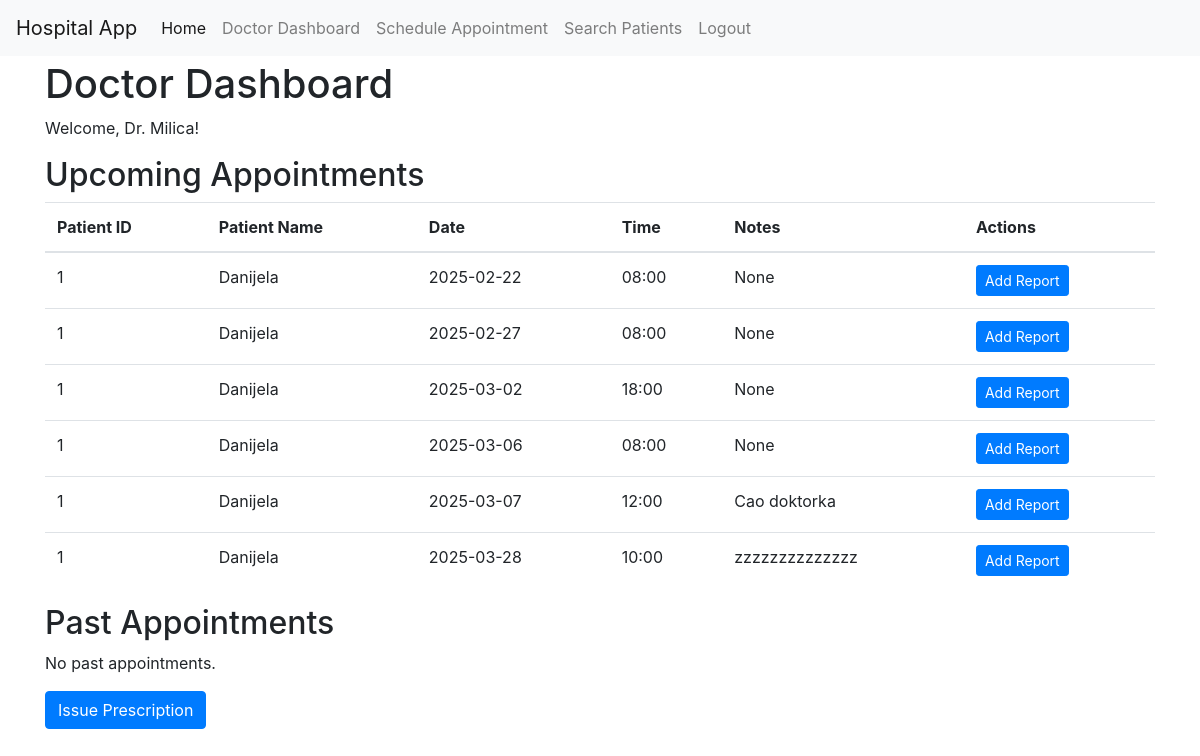
The app's page /doctor/dashboard (signed in), older data.
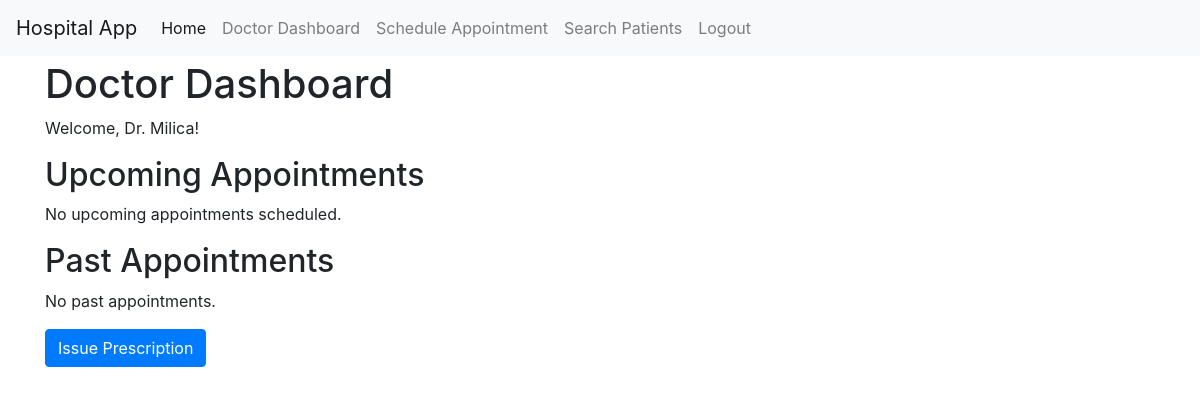
The same page, newer data.
### models.py (models this page shows, shortened)
class Appointment(db.Model):
    __tablename__ = 'appointment'
    id = db.Column(db.Integer, primary_key=True)
    appointment_date = db.Column(db.Date, nullable=False)
    appointment_time = db.Column(db.Time, nullable=False)
    patient_id = db.Column(db.Integer, db.ForeignKey('user.id'), nullable=False)
    doctor_id = db.Column(db.Integer, db.ForeignKey('user.id'), nullable=False)
    patient = db.relationship('User', foreign_keys=[patient_id], backref='patient_appointments')
    notes = db.Column(db.Text, nullable=True)

class User(UserMixin, db.Model):
    __tablename__ = 'user'
    id = db.Column(db.Integer, primary_key=True)
    email = db.Column(db.String(120), index=True, unique=True, nullable=False)
    password_hash = db.Column(db.String(128), nullable=False)
    role = db.Column(db.String(20), default='patient', nullable=False)  # role: admin, doctor, patient
    appointments = db.relationship('Appointment', backref='doctor', lazy=True, foreign_keys='Appointment.doctor_id')  # Specify foreign key
    medical_records = db.relationship('MedicalRecord', backref='patient', lazy=True)
    name = db.Column(db.String(64), index=True)
    specialization = db.Column(db.String(100), nullable=True)
    position = db.Column(db.String(100), nullable=True)  # Staff

### app.py (the view)
@app.route('/doctor/dashboard')
@login_required
def doctor_dashboard():
    if current_user.role != 'doctor':
        return "You are not authorized to access this page."
    now = datetime.now()
    appointments = Appointment.query.filter_by(doctor_id=current_user.id).order_by(Appointment.appointment_date, Appointment.appointment_time).all()
    upcoming_appointments = [appointment for appointment in appointments if datetime.combine(appointment.appointment_date, appointment.appointment_time) >= now]
    past_appointments = [appointment for appointment in appointments if datetime.combine(appointment.appointment_date, appointment.appointment_time) < now]
    return render_template('doctor/dashboard.html', upcoming_appointments=upcoming_appointments, past_appointments=past_appointments)

### app.py (called while the page is built)
@login_manager.user_loader
def load_user(user_id):
    return db.session.get(User, int(user_id))

### templates/doctor/dashboard.html (shortened to what this page needs)
<!DOCTYPE html>
<html lang="en">
	<head>
	</head>
	<body>
		{% extends 'base.html' %} {% block content %}
		<h1>Doctor Dashboard</h1>
		<p>Welcome, Dr. {{ current_user.name }}!</p>
		<h2>Upcoming Appointments</h2>
		{% if upcoming_appointments %}
		<table class="table">
			<thead>
				<tr>
					<th>Patient ID</th>
					<th>Patient Name</th>
					<th>Date</th>
					<th>Time</th>
					<th>Notes</th>
					<th>Actions</th>
				</tr>
			</thead>
			<tbody>
				{% for appointment in upcoming_appointments %}
				<tr>
					<td>{{ appointment.patient_id }}</td>
					<td>{{ appointment.patient.name }}</td>
					<td>{{ appointment.appointment_date }}</td>
					<td>
						{{ appointment.appointment_time.strftime('%H:%M') }}
					</td>
					<td>{{ appointment.notes }}</td>
					<td>
						<a
							href="{{ url_for('add_report', appointment_id=appointment.id) }}"
							class="btn btn-primary btn-sm"
							>Add Report</a
						>
					</td>
				</tr>
				{% endfor %}
			</tbody>
		</table>
		{% else %}
		<p>No upcoming appointments scheduled.</p>
		{% endif %}
		<h2>Past Appointments</h2>
		{% if past_appointments %}
		<table class="table">
			<thead>
				<tr>
					<th>Patient ID</th>
					<th>Patient Name</th>
					<th>Date</th>
					<th>Time</th>
					<th>Notes</th>
				</tr>
			</thead>
			<tbody>
				{% for appointment in past_appointments %}
				<tr>
					<td>{{ appointment.patient_id }}</td>
					<td>{{ appointment.patient.name }}</td>
					<td>{{ appointment.appointment_date }}</td>
					<td>
						{{ appointment.appointment_time.strftime('%H:%M') }}
					</td>
					<td>{{ appointment.notes }}</td>
				</tr>
				{% endfor %}
			</tbody>
		</table>
		{% else %}
		<p>No past appointments.</p>
		{% endif %}
		<a href="{{ url_for('issue_prescription') }}" class="btn btn-primary"
			>Issue Prescription</a
		>
		{% endblock %}

Row changes from the older to the newer data that the page shows:
removed Appointment: patient_id "1", patient.name "Danijela", appointment_date "2025-02-22", appointment_time "08:00", notes "None"
removed Appointment: patient_id "1", patient.name "Danijela", appointment_date "2025-02-27", appointment_time "08:00", notes "None"
removed Appointment: patient_id "1", patient.name "Danijela", appointment_date "2025-03-02", appointment_time "18:00", notes "None"
removed Appointment: patient_id "1", patient.name "Danijela", appointment_date "2025-03-06", appointment_time "08:00", notes "None"
removed Appointment: patient_id "1", patient.name "Danijela", appointment_date "2025-03-07", appointment_time "12:00", notes "Cao doktorka"
removed Appointment: patient_id "1", patient.name "Danijela", appointment_date "2025-03-28", appointment_time "10:00", notes "zzzzzzzzzzzzzz"
Text that changed along with them:
text no longer shown: "Patient ID Patient Name Date Time Notes Actions"
text now shown: "No upcoming appointments scheduled."
